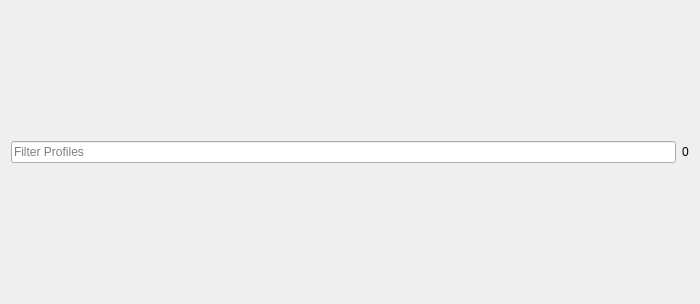
<?xml version="1.0" encoding="UTF-8"?>
<ui version="4.0">
 <class>Dialog</class>
 <widget class="QDialog" name="Dialog">
  <property name="geometry">
   <rect>
    <x>0</x>
    <y>0</y>
    <width>700</width>
    <height>304</height>
   </rect>
  </property>
  <property name="windowTitle">
   <string>Choose Profile</string>
  </property>
  <layout class="QVBoxLayout" name="verticalLayout">
   <item>
    <layout class="QHBoxLayout" name="horizontalLayout">
     <item>
      <widget class="QLineEdit" name="txtProfileFilter">
       <property name="frame">
        <bool>true</bool>
       </property>
       <property name="placeholderText">
        <string>Filter Profiles</string>
       </property>
       <property name="clearButtonEnabled">
        <bool>true</bool>
       </property>
      </widget>
     </item>
     <item>
      <widget class="QLabel" name="lblCount">
       <property name="text">
        <string>0</string>
       </property>
      </widget>
     </item>
    </layout>
   </item>
  </layout>
 </widget>
 <resources/>
 <connections/>
</ui>
